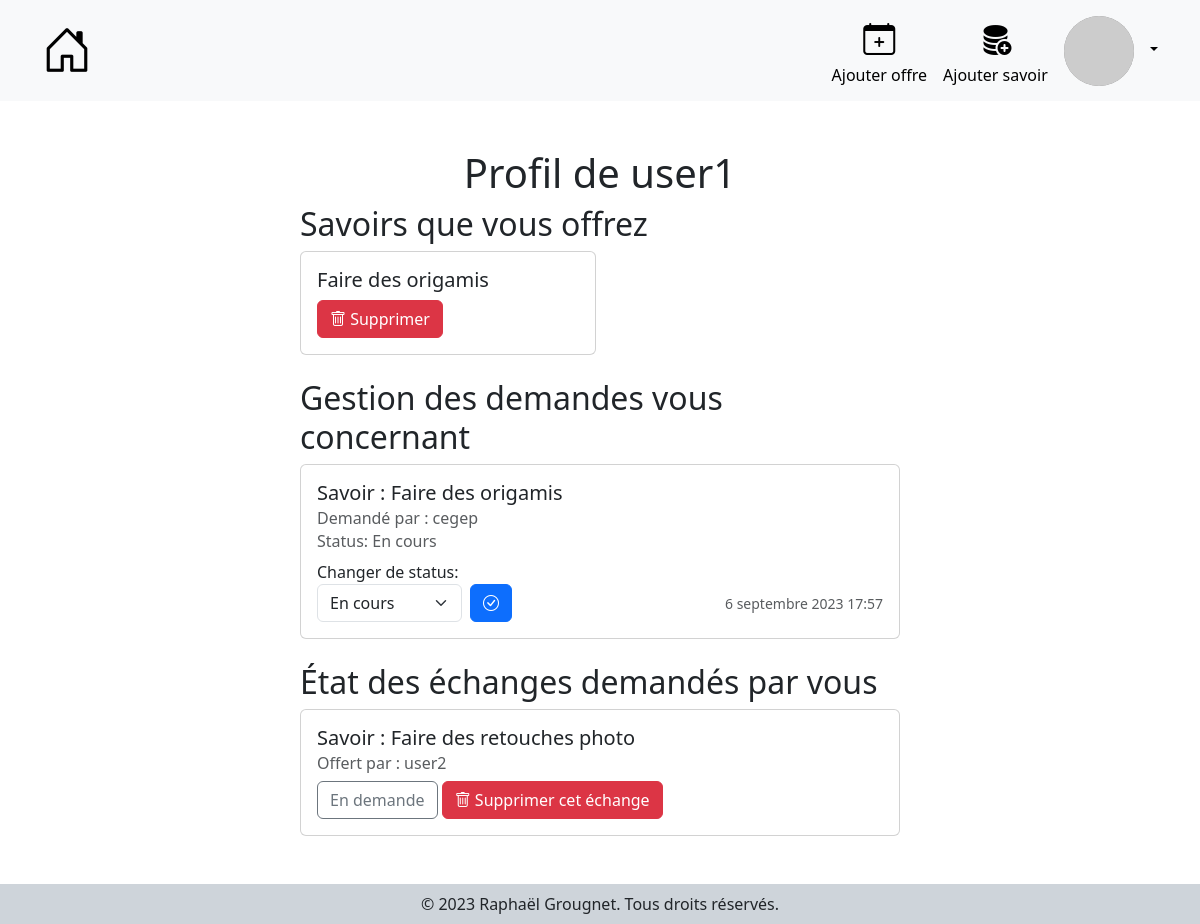
Before: /profile/ (signed in) with the older database file.
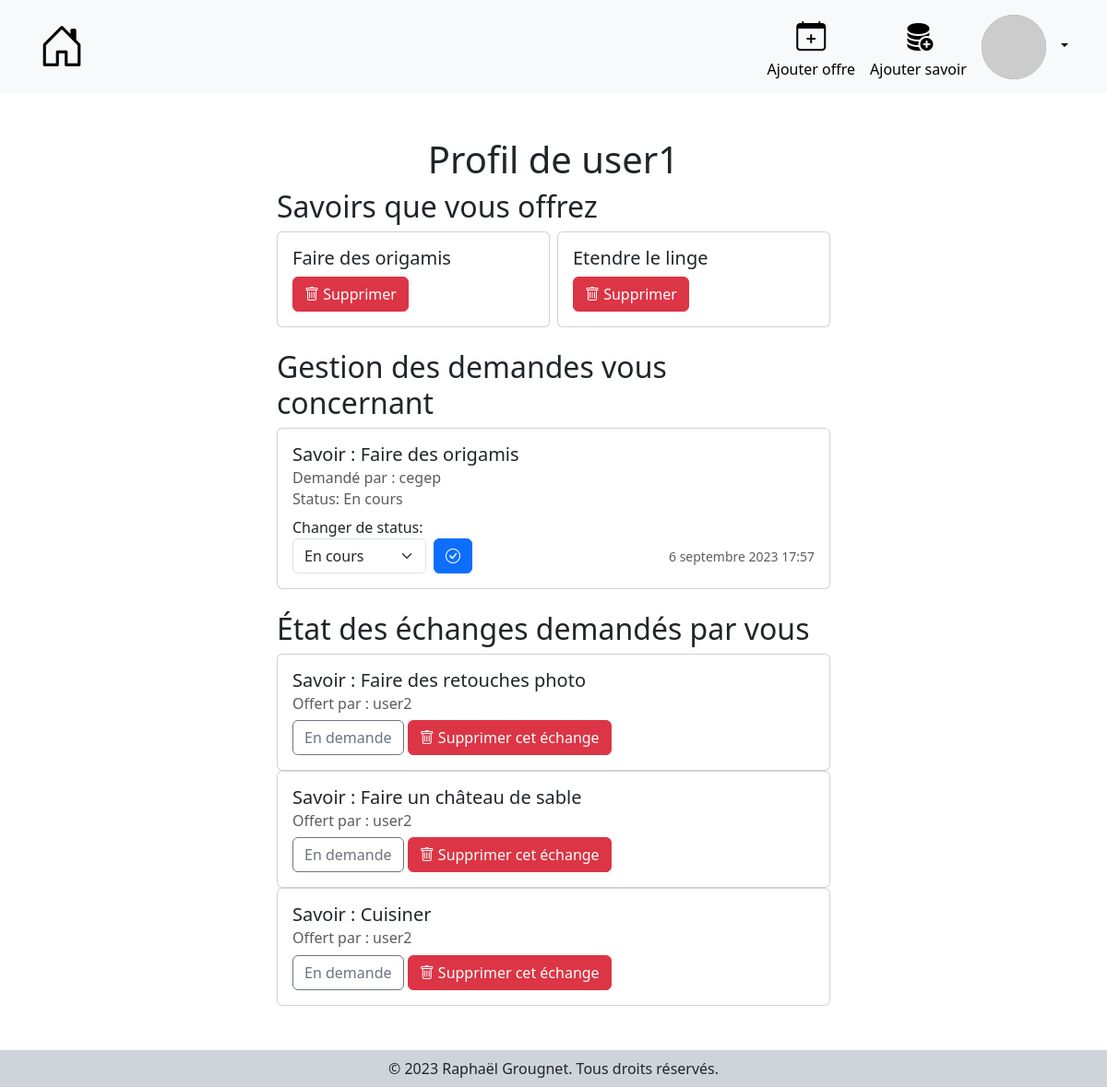
After: the same page with the newer database file.
### rers/models.py (models this page shows, shortened)
class Offre(models.Model):
    created_at = models.DateTimeField(auto_now_add=True, auto_now=False)
    id_user = models.ForeignKey(User, on_delete=models.CASCADE)
    id_savoir = models.ForeignKey(Savoir, on_delete=models.CASCADE)

class Savoir(models.Model):
    created_at = models.DateTimeField(auto_now_add=True, auto_now=False)
    nom = models.CharField(max_length=150)
    description = models.TextField()

class Echange(models.Model):
    demande_by = models.ForeignKey(User, on_delete=models.CASCADE)
    id_offre = models.ForeignKey(Offre, on_delete=models.CASCADE)
    date = models.DateTimeField(auto_now_add=True, auto_now=False)
    CHOICES = ((0, 'En demande'), (1, 'En cours'), (2, 'Terminé'), (3, 'Annulé'))
    status = models.IntegerField(choices=CHOICES, default=0)

class User(AbstractUser):
    pass

### rers/views.py (the view)
# urls.py: path('profile/', views.profil, name='profil'),
def profil(request):
    utilisateur = request.user
    if not utilisateur.is_authenticated:
        messages.add_message(request, messages.INFO , "Vous devez être connecté pour accéder à votre profil.")
        return redirect('login')
    try:
        savoirs_offerts = Offre.objects.filter(id_user=utilisateur.id)
        demandes_recues = Echange.objects.filter(id_offre__id_user=utilisateur.id)
        demandes_envoyees = Echange.objects.filter(demande_by=utilisateur.id)
    except Offre.DoesNotExist:
        savoirs_offerts = None
    except Echange.DoesNotExist:
        demandes_recues = None
        demandes_envoyees = None
    return render(request, 'rers/profil.html', {'savoirs_offerts': savoirs_offerts, 'demandes_recues': demandes_recues, 'demandes_envoyees': demandes_envoyees, 'STATUS': STATUS})

### rers/templates/rers/profil.html (shortened to what this page needs)
{% extends "rers/base.html" %}
{% block content %}
<div class="d-flex flex-column justify-content-center align-items-center my-5">
    <div class="text-center">
        <h1 class="text-center">Profil de {{ user.username }}</h1>
    </div>
    <div class="w-50">
        <h2>Savoirs que vous offrez</h2>
        <div class="row g-2">
            {% for savoir in savoirs_offerts %}
            <div class="col-6">
                <div class="card">
                    <div class="card-body">
                        <h5 class="card-title">{{ savoir.id_savoir.nom }}</h5>
                        <button class="btn btn-danger btnSupprOffre" data-id="{{savoir.id}}"><i class="bi bi-trash"></i> Supprimer</button>
                    </div>
                </div>
            </div>
            {% empty %}
            <p>Vous n'offrez aucun savoir pour le moment</p>
            {% endfor %}
        </div>
    </div>
    <div class="w-50 mt-4">
        <h2>Gestion des demandes vous concernant</h2>
        {% for demande in demandes_recues %}
        <div class="card">
            <div class="card-body">
                <h5 class="card-title">Savoir : {{ demande.id_offre.id_savoir.nom }}</h5>
                <h6 class="card-subtitle mb-2 text-muted">Demandé par : {{ demande.demande_by.username }}</h6>
                <h6 class="card-subtitle mb-2 text-muted">Status: {{ demande.get_status_display }}</h6>
                <label for="status">Changer de status:</label>
                <div class="d-flex justify-content-between align-items-end">
                    <form method="post" class="d-flex" action="{% url 'modify_status_offer' demande.id %}">
                        <select name="status" id="status" class="form-select me-2">
                            {% for valeur,status in STATUS.items %}
                                <option value="{{ valeur }}" {% if demande.status == valeur %} selected {% endif %}>{{ status }}</option>
                            {% endfor %}
                        </select>
                        <button type="submit" class="btn btn-primary"><i
                                class="bi bi-check-circle"></i></button>
                    </form>
                    <small class="card-subtitle mb-2 text-muted text-center " style="white-space: nowrap;">{{ demande.date }}</small>
                </div>
            </div>
        </div>
        {% empty %}
        <p>Vous n'avez aucune demande pour le moment</p>
        {% endfor %}
    </div>
    <div class="w-50 mt-4">
        <h2>État des échanges demandés par vous</h2>
        {% for echange in demandes_envoyees %}
        <div class="card">
            <div class="card-body">
                <h5 class="card-title">Savoir : {{ echange.id_offre.id_savoir.nom }}</h5>
                <h6 class="card-subtitle mb-2 text-muted">Offert par : {{ echange.id_offre.id_user.username }}</h6>
                <div>
                    <p class="btn btn-outline-secondary m-0">{{ echange.get_status_display }}</p>
                    <a href="{% url 'delete_ask' echange.id %}" class="btn btn-danger">
                        <i class="bi bi-trash"></i> Supprimer cet échange
                    </a>
                </div>
            </div>
        </div>
        {% empty %}
        <p>Vous n'avez demandé aucun échange pour le moment</p>
        {% endfor %}
    </div>
</div>
{% endblock %}

Changed rows visible on the page:
added Offre: id_savoir.nom "Etendre le linge"
added Echange: id_offre.id_savoir.nom "Faire un château de sable", id_offre.id_user.username "user2", status "En demande", shown under "État des échanges demandés par vous"
added Echange: id_offre.id_savoir.nom "Cuisiner", id_offre.id_user.username "user2", status "En demande", shown under "État des échanges demandés par vous"
